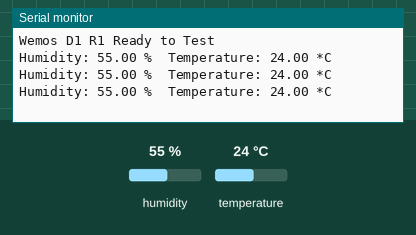
Recording of a sketch running on a simulated ESP8266 (Wemos D1 mini). On the bench: the last lines printed to the serial monitor. The test bench sets the inputs (shaded band); at power-on: humidity 55 %, temperature 24 °C.

Above: at 2.8 s.
2.9 s: humidity set to 22 %
At 5.5 s:
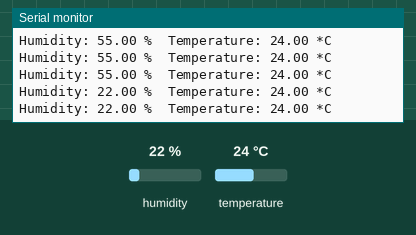
5.6 s: temperature set to 12 °C
At 6.4 s:
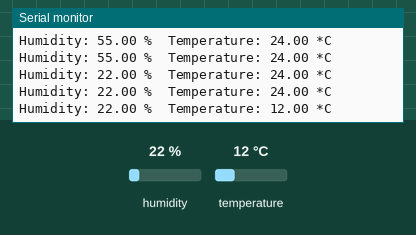
8.3 s: humidity set to 40 %
At 9.6 s:
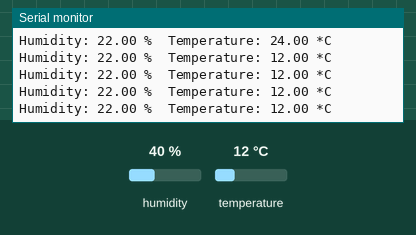
Timing chart, 0 to 11.3 s (numbered marks = the images above; inputs shaded):
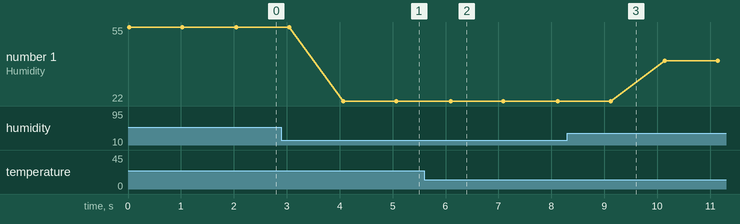

Measured:
- after the input at 2.9 s, the serial monitor: prints a new line after 1.2 s (image 1)
- after the input at 5.6 s, the serial monitor: prints a new line after 0.49 s (image 2)
- plotted number 1: 55 → 22 after the input at 2.9 s, 22 → 40 after the input at 8.3 s

The sketch:

integrasi_led.ino
```cpp
//Kode program Wemos D1 R1

#include "DHT.h"            //Library DHT

#define DHTPIN D4            //Inisialisasi DHT pada pin D4
#define DHTTYPE DHT11       //Inisialisasi tipe DHT

DHT dht (DHTPIN,DHTTYPE);   //Mengenalkan pin dan tipe DHT

void setup(){
  Serial.begin(9600);
  Serial.println("Wemos D1 R1 Ready to Test");

  dht.begin();
}

void sensor_dht11(){
  float h = dht.readHumidity(); //Variabel penampung nilai suhu
  float t = dht.readTemperature(); //Variabel penampung nilai kelembaban

  if (isnan(h) || isnan(t)) {
    Serial.println("Gagal Membaca Sensor DHT!");
    return;
  }

  Serial.print("Humidity: ");
  Serial.print(h);
  Serial.print(" %\t");
  Serial.print("Temperature: ");
  Serial.print(t);
  Serial.println(" *C ");
}

void loop(){
  sensor_dht11();
  delay(1000);
}
```
